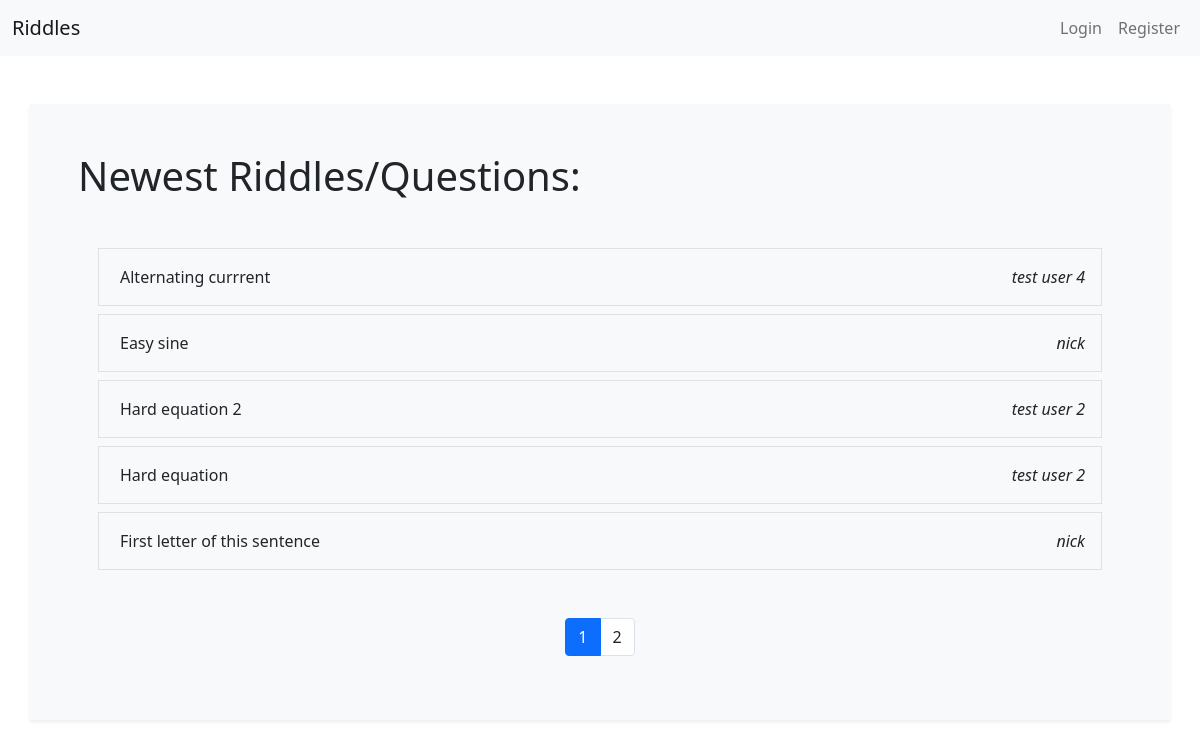
The page / on the database its author committed.
### app.py (models this page shows)
class Riddle(db.Model):
    id = db.Column(db.Integer, primary_key=True, nullable=False, autoincrement=True)
    title = db.Column(db.String(250), nullable=False)
    content = db.Column(db.Text, nullable=False)
    date = db.Column(db.DateTime, nullable=False, default=datetime.utcnow)
    answers = db.relationship('Answer', backref='Riddle')
    author_id = db.Column(db.Integer, db.ForeignKey("user.id"), nullable=False)

class User(db.Model):
    id = db.Column(db.Integer, primary_key=True, autoincrement=True)
    username = db.Column(db.String(50))
    hash = db.Column(db.Text, nullable=False)
    riddles = db.relationship('Riddle', backref='author')
    finished_posts = db.relationship('Riddle', secondary=finished, backref='users')

### app.py (the view)
@app.route("/")
def index():
    posts = Riddle.query.order_by(desc(Riddle.date)).paginate(per_page=5)
    return render_template("index.html", pagination=posts, p=1)

### templates/index.html (shortened to what this page needs)
{% extends 'layout.html' %}
{% block body %}
    <div class="container shadow-sm bg-light p-5">
        <h1 class="mb-5">Newest Riddles/Questions:</h1>
        <div class="container mb-5">
            {% if pagination %}
            {% for riddle in pagination.items %}
                <div class="row align-items-center border m-2">
                    <div class="col-10 p-2">
                        <a class="btn link" href="{{url_for('question', riddle_id=riddle.id)}}">{{riddle.title}}</a>
                    </div>
                    <div class="col-2 p-2 text-right">
                        <em class="d-flex flex-row-reverse m-2">{{riddle.author.username}}</em>
                    </div>
                </div>
            {% endfor %}
            {% endif %}
        </div>
        <div class="container d-flex justify-content-center">
            <nav aria-label="Page navigation example">
                <ul class="pagination text-body">
                  {% for page in pagination.iter_pages(left_edge=0,right_edge=0, right_current=3) %}
                    {% if page %}
                        <li class="page-item{% if page == p %} active{% endif %}"
                        {% if page == p %}aria-current="page"{% endif %}><a class="page-link {% if page == p %}text-white{% else %}text-body{% endif %}" href="{{ url_for('page', page=page) }}">{{page}}</a></li>
                    {% endif %}
                    {% endfor %}
                </ul>
            </nav>
        </div>
    </div>
{% endblock %}

### templates/index.html (style rules this page uses)
.link { border-radius: 0%; }

### rows shown on the page
Riddle: title "Alternating currrent", author.username "test user 4"
Riddle: title "Easy sine", author.username "nick"
Riddle: title "Hard equation 2", author.username "test user 2"
Riddle: title "Hard equation", author.username "test user 2"
Riddle: title "First letter of this sentence", author.username "nick"

### other values the page prints
{{ page }} "1" "2"
